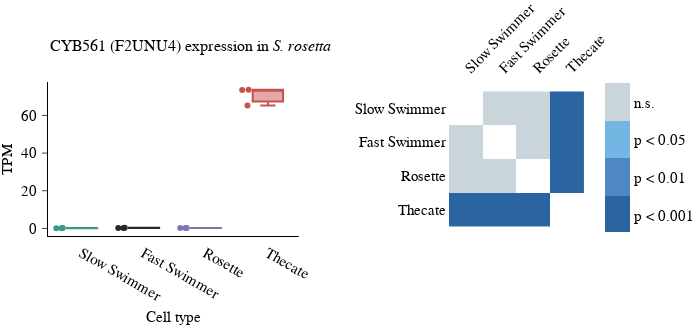

The notebook cell saved with this chart:
### Markdown cell above
## 2.3 Plot expression
Plot the expression of a selected gene based on the human gene symbol.  
Here, we plot the expression of the human gene `CYB561`. The choanoflagellate gene `cytb561a` was shown by the authors of the [Leon et al. 2024 preprint](https://www.biorxiv.org/content/10.1101/2024.05.25.595918v2.full) to be specifically expressed in thecate cells.

### Code cell
human_gene_symbol = "CYB561"

zt.salpingoeca.plotting.plot_expression_boxplot_and_heatmap(
    human_gene_symbol,
    salpingoeca_expression_filepath,
    id_mapping,
)

### Figure 1 — Plotly figure (JSON) as saved in the notebook; plotly's stock layout.template omitted (floating-point values rounded to 4 significant figures)
{"data": [{"boxpoints": "all", "line": {"color": "#3B9886"}, "showlegend": false, "type": "box", "x": ["Slow Swimmer", "Slow Swimmer", "Slow Swimmer"], "xaxis": "x", "y": [0.2372, 0.1042, 0.08222], "yaxis": "y"}, {"boxpoints": "all", "line": {"color": "#292928"}, "showlegend": false, "type": "box", "x": ["Fast Swimmer", "Fast Swimmer", "Fast Swimmer"], "xaxis": "x", "y": [0.3315, 0.2428, 0.1985], "yaxis": "y"}, {"boxpoints": "all", "line": {"color": "#7A77AB"}, "showlegend": false, "type": "box", "x": ["Rosette", "Rosette", "Rosette"], "xaxis": "x", "y": [0.2098, 0.1983, 0.1842], "yaxis": "y"}, {"boxpoints": "all", "line": {"color": "#C85152"}, "showlegend": false, "type": "box", "x": ["Thecate", "Thecate", "Thecate"], "xaxis": "x", "y": [73.64, 73.54, 65.27], "yaxis": "y"}, {"colorbar": {"len": 1.11, "outlinewidth": 0, "thickness": 25, "tickmode": "array", "ticktext": ["p < 0.001", "p < 0.01", "p < 0.05", "n.s."], "tickvals": [0.125, 0.375, 0.625, 0.875]}, "colorscale": [[0, "white"], [0.01, "white"], [0.01, "#2B65A1"], [0.25, "#2B65A1"], [0.25, "#5088C5"], [0.5, "#5088C5"], [0.5, "#73B5E3"], [0.75, "#73B5E3"], [0.75, "#CAD4DB"], [1, "#CAD4DB"]], "hoverinfo": "text", "hoverongaps": false, "text": [[null, "<b>q-value:</b> 0.344791086<br> (n.s.)", "<b>q-value:</b> 0.999930452<br> (n.s.)", "<b>q-value:</b> 4.4431000000000003e-41<br>***"], ["<b>q-value:</b> 0.344791086<br> (n.s.)", null, "<b>q-value:</b> 0.735438323<br> (n.s.)", "<b>q-value:</b> 2.62138e-33<br>***"], ["<b>q-value:</b> 0.999930452<br> (n.s.)", "<b>q-value:</b> 0.735438323<br> (n.s.)", null, "<b>q-value:</b> 3.21512e-36<br>***"], ["<b>q-value:</b> 4.4431000000000003e-41<br>***", "<b>q-value:</b> 2.62138e-33<br>***", "<b>q-value:</b> 3.21512e-36<br>***", null]], "type": "heatmap", "x": ["Slow Swimmer", "Fast Swimmer", "Rosette", "Thecate"], "xaxis": "x2", "y": ["Slow Swimmer", "Fast Swimmer", "Rosette", "Thecate"], "yaxis": "y2", "z": [[0.0, 1.0, 1.0, 0.24], [1.0, 0.0, 1.0, 0.24], [1.0, 1.0, 0.0, 0.24], [0.24, 0.24, 0.24, 0.0]]}], "layout": {"annotations": [{"font": {"family": "SuisseIntl-SemiBold", "size": 16}, "showarrow": false, "text": "CYB561 (F2UNU4) expression in <i>S. rosetta</i>", "x": 0, "xref": "paper", "y": 1.3, "yref": "paper"}], "height": 325, "margin": {"l": 0, "r": 0, "t": 0}, "width": 700, "xaxis": {"anchor": "y", "domain": [0, 0.468], "ticks": "", "title": {"text": "Cell type"}}, "xaxis2": {"anchor": "y2", "domain": [0.748, 1], "showline": false, "side": "top", "tickangle": -45, "ticks": ""}, "yaxis": {"anchor": "x", "domain": [0, 1], "title": {"text": "TPM"}}, "yaxis2": {"anchor": "x2", "autorange": "reversed", "domain": [0, 1], "scaleanchor": "x2", "showline": false, "ticks": ""}}}
